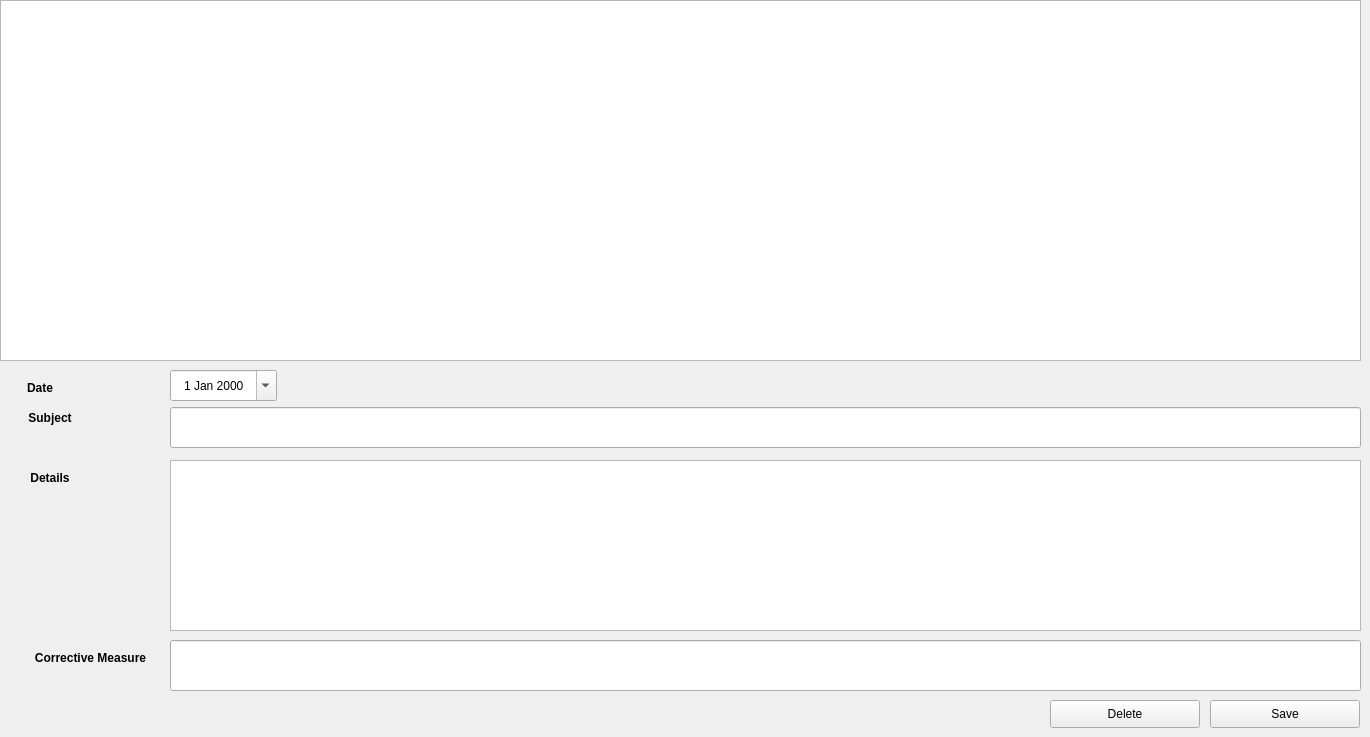
    <widget class="QWidget" name="tab_2">
     <attribute name="title">
      <string>Counseling Info</string>
     </attribute>
     <widget class="QTableView" name="counselingTable">
      <property name="geometry">
       <rect>
        <x>0</x>
        <y>0</y>
        <width>1361</width>
        <height>361</height>
       </rect>
      </property>
     </widget>
     <widget class="QLabel" name="customerBD_6">
      <property name="geometry">
       <rect>
        <x>0</x>
        <y>470</y>
        <width>100</width>
        <height>16</height>
       </rect>
      </property>
      <property name="minimumSize">
       <size>
        <width>100</width>
        <height>0</height>
       </size>
      </property>
      <property name="maximumSize">
       <size>
        <width>100</width>
        <height>16777215</height>
       </size>
      </property>
      <property name="font">
       <font>
        <pointsize>9</pointsize>
        <weight>75</weight>
        <bold>true</bold>
       </font>
      </property>
      <property name="mouseTracking">
       <bool>true</bool>
      </property>
      <property name="text">
       <string>Details</string>
      </property>
      <property name="alignment">
       <set>Qt::AlignCenter</set>
      </property>
     </widget>
     <widget class="QTextEdit" name="counselingDetails">
      <property name="geometry">
       <rect>
        <x>170</x>
        <y>460</y>
        <width>1191</width>
        <height>171</height>
       </rect>
      </property>
     </widget>
     <widget class="QLabel" name="labelDateOfConsultation">
      <property name="geometry">
       <rect>
        <x>-10</x>
        <y>380</y>
        <width>100</width>
        <height>16</height>
       </rect>
      </property>
      <property name="minimumSize">
       <size>
        <width>100</width>
        <height>0</height>
       </size>
      </property>
      <property name="maximumSize">
       <size>
        <width>100</width>
        <height>16777215</height>
       </size>
      </property>
      <property name="font">
       <font>
        <pointsize>9</pointsize>
        <weight>75</weight>
        <bold>true</bold>
       </font>
      </property>
      <property name="mouseTracking">
       <bool>true</bool>
      </property>
      <property name="text">
       <string>Date</string>
      </property>
      <property name="alignment">
       <set>Qt::AlignCenter</set>
      </property>
     </widget>
     <widget class="QDateEdit" name="counselingDate">
      <property name="geometry">
       <rect>
        <x>170</x>
        <y>370</y>
        <width>107</width>
        <height>31</height>
       </rect>
      </property>
      <property name="mouseTracking">
       <bool>false</bool>
      </property>
      <property name="focusPolicy">
       <enum>Qt::TabFocus</enum>
      </property>
      <property name="autoFillBackground">
       <bool>false</bool>
      </property>
      <property name="frame">
       <bool>true</bool>
      </property>
      <property name="alignment">
       <set>Qt::AlignCenter</set>
      </property>
      <property name="buttonSymbols">
       <enum>QAbstractSpinBox::UpDownArrows</enum>
      </property>
      <property name="accelerated">
       <bool>false</bool>
      </property>
      <property name="correctionMode">
       <enum>QAbstractSpinBox::CorrectToPreviousValue</enum>
      </property>
      <property name="calendarPopup">
       <bool>true</bool>
      </property>
      <property name="date">
       <date>
        <year>2000</year>
        <month>1</month>
        <day>1</day>
       </date>
      </property>
     </widget>
     <widget class="QLabel" name="customerBD_5">
      <property name="geometry">
       <rect>
        <x>0</x>
        <y>410</y>
        <width>100</width>
        <height>16</height>
       </rect>
      </property>
      <property name="minimumSize">
       <size>
        <width>100</width>
        <height>0</height>
       </size>
      </property>
      <property name="maximumSize">
       <size>
        <width>100</width>
        <height>16777215</height>
       </size>
      </property>
      <property name="font">
       <font>
        <pointsize>9</pointsize>
        <weight>75</weight>
        <bold>true</bold>
       </font>
      </property>
      <property name="mouseTracking">
       <bool>true</bool>
      </property>
      <property name="text">
       <string>Subject</string>
      </property>
      <property name="alignment">
       <set>Qt::AlignCenter</set>
      </property>
     </widget>
     <widget class="QLineEdit" name="counselingSubject">
      <property name="geometry">
       <rect>
        <x>170</x>
        <y>407</y>
        <width>1191</width>
        <height>41</height>
       </rect>
      </property>
      <property name="alignment">
       <set>Qt::AlignLeading|Qt::AlignLeft|Qt::AlignTop</set>
      </property>
     </widget>
     <widget class="QLabel" name="customerBD_7">
      <property name="geometry">
       <rect>
        <x>10</x>
        <y>650</y>
        <width>161</width>
        <height>16</height>
       </rect>
      </property>
      <property name="minimumSize">
       <size>
        <width>100</width>
        <height>0</height>
       </size>
      </property>
      <property name="maximumSize">
       <size>
        <width>200</width>
        <height>16777215</height>
       </size>
      </property>
      <property name="font">
       <font>
        <pointsize>9</pointsize>
        <weight>75</weight>
        <bold>true</bold>
       </font>
      </property>
      <property name="mouseTracking">
       <bool>true</bool>
      </property>
      <property name="text">
       <string>Corrective Measure</string>
      </property>
      <property name="alignment">
       <set>Qt::AlignCenter</set>
      </property>
     </widget>
     <widget class="QLineEdit" name="counselingCorrectiveMeasure">
      <property name="geometry">
       <rect>
        <x>170</x>
        <y>640</y>
        <width>1191</width>
        <height>51</height>
       </rect>
      </property>
      <property name="alignment">
       <set>Qt::AlignLeading|Qt::AlignLeft|Qt::AlignTop</set>
      </property>
     </widget>
     <widget class="QPushButton" name="counselingDeleteButton">
      <property name="geometry">
       <rect>
        <x>1050</x>
        <y>700</y>
        <width>150</width>
        <height>28</height>
       </rect>
      </property>
      <property name="minimumSize">
       <size>
        <width>150</width>
        <height>0</height>
       </size>
      </property>
      <property name="maximumSize">
       <size>
        <width>150</width>
        <height>16777215</height>
       </size>
      </property>
      <property name="text">
       <string>Delete</string>
      </property>
     </widget>
     <widget class="QPushButton" name="counselingSaveButton">
      <property name="geometry">
       <rect>
        <x>1210</x>
        <y>700</y>
        <width>150</width>
        <height>28</height>
       </rect>
      </property>
      <property name="minimumSize">
       <size>
        <width>150</width>
        <height>0</height>
       </size>
      </property>
      <property name="maximumSize">
       <size>
        <width>150</width>
        <height>16777215</height>
       </size>
      </property>
      <property name="text">
       <string>Save</string>
      </property>
     </widget>
    </widget>
